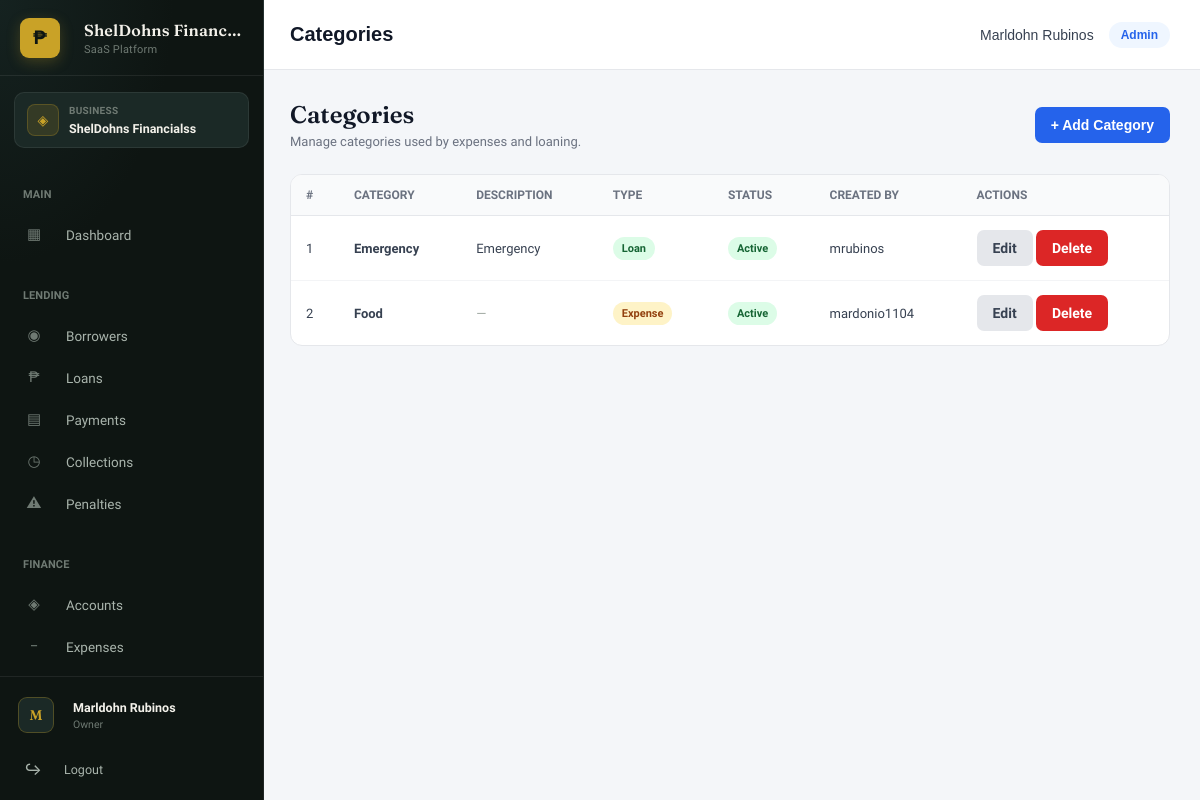
The app's page /public/index.php?url=categories (signed in), older data.
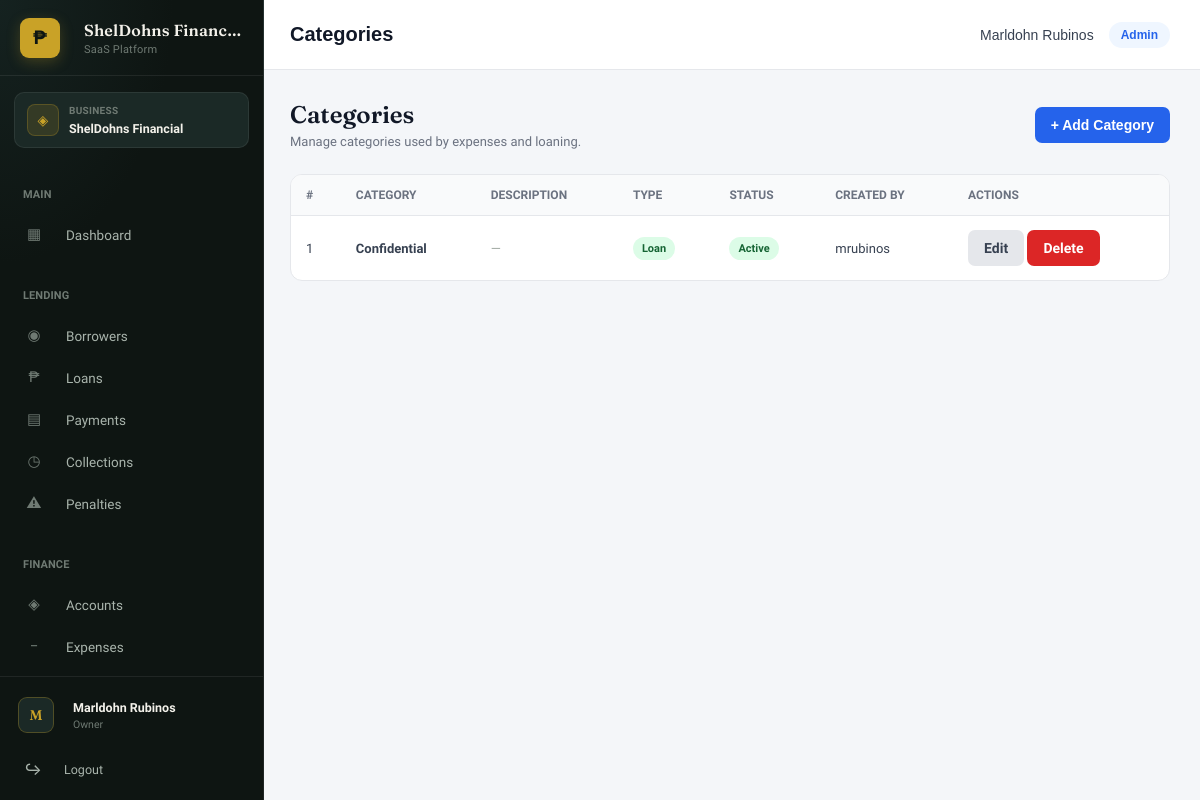
The same page, newer data.
### tables this page shows
CREATE TABLE `categories` (
  `id` int(10) UNSIGNED NOT NULL,
  `business_id` int(11) DEFAULT NULL,
  `name` varchar(100) NOT NULL,
  `description` varchar(255) DEFAULT NULL,
  `type` enum('expense','loan','both') NOT NULL DEFAULT 'both',
  `status` enum('active','inactive') NOT NULL DEFAULT 'active',
  `created_by` int(10) UNSIGNED DEFAULT NULL,
  `created_at` timestamp NOT NULL DEFAULT current_timestamp(),
  `updated_at` timestamp NOT NULL DEFAULT current_timestamp() ON UPDATE current_timestamp()
);

CREATE TABLE `users` (
  `id` int(10) UNSIGNED NOT NULL,
  `username` varchar(100) NOT NULL,
  `email` varchar(150) NOT NULL,
  `password` varchar(255) NOT NULL,
  `full_name` varchar(150) NOT NULL,
  `role` enum('super_admin','admin','staff') NOT NULL DEFAULT 'staff',
  `status` enum('pending','approved','rejected','inactive','locked') NOT NULL DEFAULT 'approved',
  `failed_login_attempts` int(10) UNSIGNED NOT NULL DEFAULT 0,
  `locked_until` datetime DEFAULT NULL,
  `created_at` timestamp NOT NULL DEFAULT current_timestamp(),
  `updated_at` timestamp NOT NULL DEFAULT current_timestamp() ON UPDATE current_timestamp()
);

### app/controllers/CategoryController.php (called while the page is built, shortened)
<?php
require_once __DIR__ . '/../models/Category.php';
class CategoryController
{
    private Category $category;
    public function __construct()
    {
        $this->category = new Category();
    }
    private function getBusinessId(): int
    {
        $businessId = (int) Auth::businessId();
        return $businessId;
    }
    public function index(): void
    {
        $businessId = $this->getBusinessId();
        $categories =
            $this->category->getAll(
                $businessId
            );
        require BASE_PATH .
            '/app/views/categories/index.php';
    }
}

### app/core/Database.php (called while the page is built, shortened)
<?php
class Database
{
    private static ?PDO $instance = null;
    public static function getInstance(): PDO
    {
        if (self::$instance === null) {
            $host = '127.0.0.1';
            $port = '3306';
            $database = 'loan_management_db';
            $username = 'root';
            $password = '';
            $dsn = "mysql:host={$host};port={$port};dbname={$database};charset=utf8mb4";
            try {
                self::$instance = new PDO(
                    $dsn,
                    $username,
                    $password,
                    [
                        PDO::ATTR_ERRMODE => PDO::ERRMODE_EXCEPTION,
                        PDO::ATTR_DEFAULT_FETCH_MODE =>
                            PDO::FETCH_ASSOC,
                        PDO::ATTR_EMULATE_PREPARES => false
                    ]
                );
            } catch (PDOException $e) {
                die(
                    'Database connection failed: ' .
                    $e->getMessage()
                );
            }
        }
        return self::$instance;
    }
}

### app/core/Auth.php (called while the page is built, shortened)
<?php
class Auth
{
    public static function businessId(): ?int
    {
        return (int)
            $_SESSION['business_id'];
    }
}

### app/models/Category.php (called while the page is built, shortened)
<?php
class Category
{
    private PDO $db;
    public function __construct()
    {
        $this->db = Database::getInstance();
    }
    public function getAll(int $businessId): array
    {
        $sql = "
            SELECT
                c.*,
                u.username AS created_by_username
            FROM categories c
            LEFT JOIN users u
                ON u.id = c.created_by
            WHERE c.business_id = :business_id
            ORDER BY c.name ASC
        ";
        $stmt = $this->db->prepare($sql);
        $stmt->execute([
            ':business_id' => $businessId
        ]);
        return $stmt->fetchAll(PDO::FETCH_ASSOC);
    }
}

### app/views/categories/index.php (the view, shortened to what the rows shown need)
<?php
$categories = $categories ?? [];
?>
<!DOCTYPE html>
<html lang="en">
<head>
<link
    rel="stylesheet"
    href="assets/css/style.css"
>
</head>
<body>
<div class="main-content">
<div class="container">
    <div class="page-header">
        <div>
            <h1>
                Categories
            </h1>
        </div>
    </div>
    <div class="table-container">
        <?php if (empty($categories)): ?>
            <div class="empty-state">
                <h3>
                    No Categories Found
                </h3>
                <p>
                    Create your first category to use it
                    for expenses and loaning.
                </p>
            </div>
        <?php else: ?>
            <table>
                <thead>
                    <tr>
                        <th>#</th>
                        <th>Category</th>
                        <th>Description</th>
                        <th>Type</th>
                        <th>Status</th>
                        <th>Created By</th>
                        <th>Actions</th>
                    </tr>
                </thead>
                <tbody>
                <?php foreach (
                    $categories
                    as $index => $category
                ): ?>
                    <tr>
                        <td>
                            <?= $index + 1 ?>
                        </td>
                        <td>
                            <strong>
                                <?= htmlspecialchars(
                                    $category['name']
                                ) ?>
                            </strong>
                        </td>
                        <td>
                            <?php if (
                                !empty(
                                    $category['description']
                                )
                            ): ?>
                                <?= htmlspecialchars(
                                    $category['description']
                                ) ?>
                            <?php else: ?>
                                <span style="color:var(--lm-ink-300);">
                                    —
                                </span>
                            <?php endif; ?>
                        </td>
                        <td>
                            <?php
                            $type =
                                $category['type']
                                ?? 'both';
                            ?>
                            <span class="status
                                <?php
                                if ($type === 'expense') {
                                    echo 'status-pending';
                                } elseif ($type === 'loan') {
                                    echo 'status-approved';
                                } else {
                                    echo 'status-active';
                                }
                                ?>
                            ">
                                <?= htmlspecialchars(
                                    ucfirst($type)
                                ) ?>
                            </span>
                        </td>
                        <td>
                            <?php if (
                                ($category['status']
                                ?? 'inactive')
                                === 'active'
                            ): ?>
                                <span class="status status-active">
                                    Active
                                </span>
                            <?php else: ?>
                                <span class="status status-inactive">
                                    Inactive
                                </span>
                            <?php endif; ?>
                        </td>
                        <td>
                            <?= htmlspecialchars(
                                $category[
                                    'created_by_username'
                                ]
                                ?? 'System'
                            ) ?>
                        </td>
                        <td>
                            <a
                                href="index.php?url=categories/edit&id=<?= (int) $category['id'] ?>"
                                class="btn btn-secondary"
                            >
                                Edit
                            </a>
                            <a
                                href="index.php?url=categories/delete&id=<?= (int) $category['id'] ?>"
                                class="btn btn-danger"
                                onclick="return confirm(
                                    'Are you sure you want to delete this category?'
                                );"
                            >
                                Delete
                            </a>
                        </td>
                    </tr>
                <?php endforeach; ?>
                </tbody>
            </table>
        <?php endif; ?>
    </div>
</div>
</div>
</body>
</html>

Row changes from the older to the newer data that the page shows:
removed categories: name "Emergency", description "Emergency", type "Loan", status "Active", created_by.username "mrubinos"
removed categories: name "Food", type "Expense", status "Active", created_by.username "mardonio1104"
added categories: name "Confidential", type "Loan", status "Active", created_by.username "mrubinos"
Text that changed along with them:
$business['name']: "ShelDohns Financialss" → "ShelDohns Financial"
